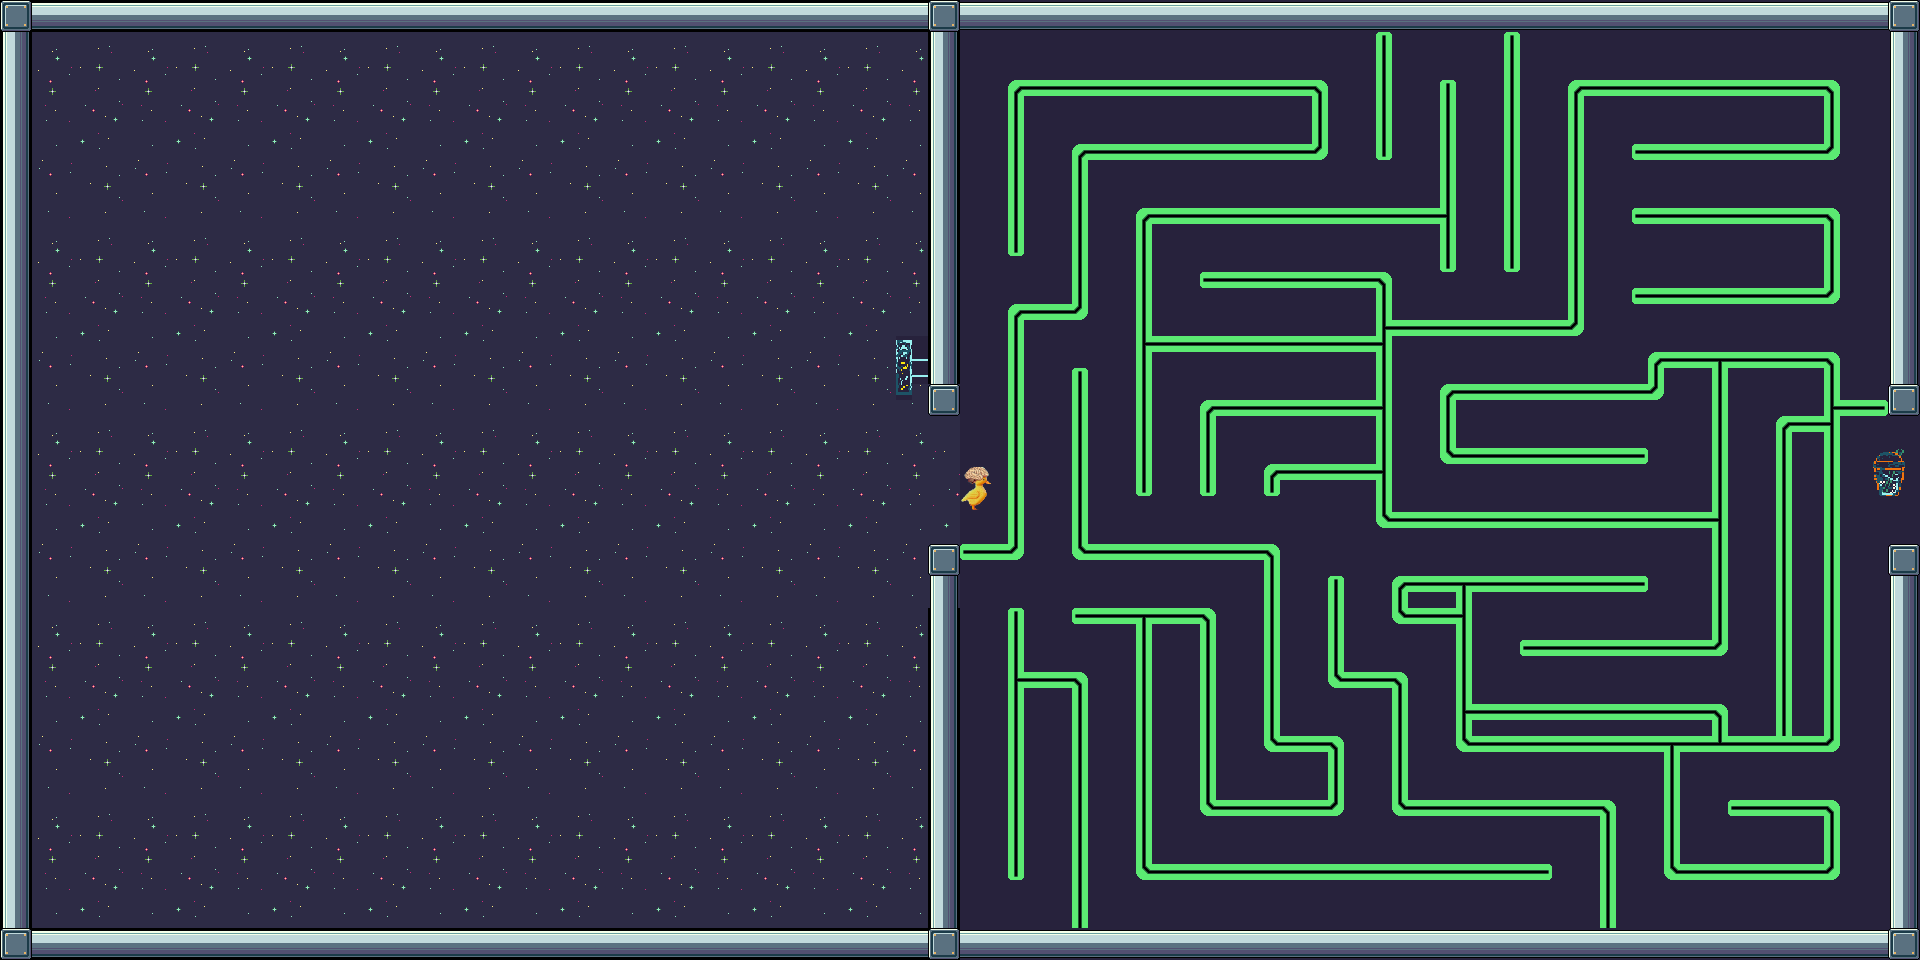

The image is a tile-based game level rendered from a .tmx file. Its description and source (layers, tilesets, objects; grid data summarised) follow:
An orthogonal 120x60 tile map with 16x16 px tiles, 1 tile layer (background), 2 hidden layers not drawn, 2 tilesets and 4 objects (player, piquackso, trapped_casher_npc, weapon).

<map version="1.8" tiledversion="1.8.2" orientation="orthogonal" renderorder="right-down" width="120" height="60" tilewidth="16" tileheight="16" infinite="0" nextlayerid="23" nextobjectid="124">
 <tileset firstgid="1" source="../hackceler_tiles.tsx" />
 <tileset firstgid="121" source="maze_tileset.tsx" />
 <layer id="1" name="background" width="120" height="60">
  <data>[7200 cells, 7200 non-empty, 7200 distinct tile ids]</data>
 </layer>
 <layer id="22" name="zero_g_env" width="120" height="60" visible="0">
  <data>[7200 cells, 7200 non-empty, 1 distinct tile ids]</data>
 </layer>
 <layer id="21" name="platforms" width="120" height="60" visible="0">
  <data>[7200 cells, 1503 non-empty, 1 distinct tile ids]</data>
 </layer>
 <objectgroup id="3" name="objects" offsetx="0" offsety="-16">
  <object id="119" name="player" x="469.53" y="569.216">
   <point />
  </object>
  <object id="121" name="piquackso" x="924.761" y="431.398" width="32" height="128" />
  <object id="122" name="trapped_casher_npc" x="1888" y="464">
   <properties>
    <property name="stars" type="int" value="3" />
   </properties>
  </object>
  <object id="123" name="weapon" x="85.1671" y="89.3178">
   <properties>
    <property name="flipped" type="bool" value="true" />
    <property name="type" value="pencil" />
   </properties>
   <point />
  </object>
 </objectgroup>
</map>
